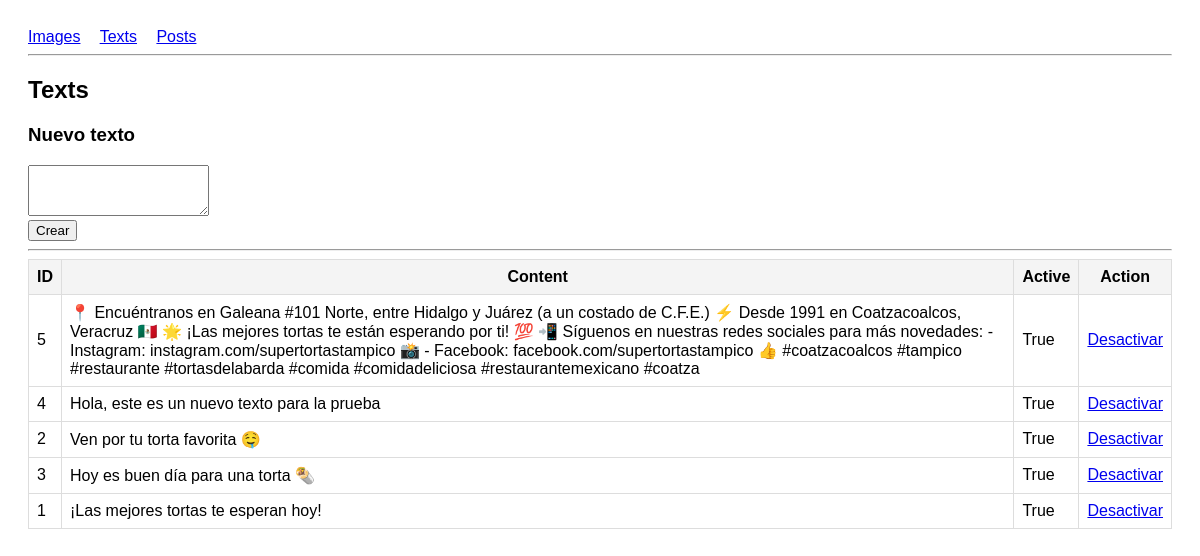
Page /admin/texts/ on the committed database.
### models/text.py (models this page shows, shortened)
class Text(db.Model):
    __tablename__ = "texts"
    id         = db.Column(db.Integer, primary_key=True)
    content    = db.Column(db.String(500), nullable=False)
    active     = db.Column(db.Boolean, default=True)
    created_at = db.Column(db.DateTime, default=datetime.utcnow)

### admin/texts.py (the view)
@admin_texts.route("/")
def index():
    texts = Text.query.order_by(Text.created_at.desc()).all()
    return render_template("/admin/texts.html", texts=texts)

### templates/admin/texts.html
{% extends "admin/layout.html" %}
{% block content %}
<h2>Texts</h2>
<h3>Nuevo texto</h3>
<form action="/admin/texts/create" method="POST">
  <textarea name="content" rows="3" required></textarea>
  <br>
  <button type="submit">Crear</button>
</form>
<hr>
<table>
  <tr>
    <th>ID</th>
    <th>Content</th>
    <th>Active</th>
    <th>Action</th>
  </tr>
  {% for text in texts %}
  <tr>
    <td>{{ text.id }}</td>
    <td>{{ text.content }}</td>
    <td>{{ text.active }}</td>
    <td>
      <a href="/admin/texts/{{ text.id }}/toggle">
        {{ "Desactivar" if text.active else "Activar" }}
      </a>
    </td>
  </tr>
  {% endfor %}
</table>
{% endblock %}

### templates/admin/layout.html (style rules this page uses)
body { font-family: Arial; padding: 20px; }
table { border-collapse: collapse; width: 100%; }
th, td { border: 1px solid #ddd; padding: 8px; }
th { background: #f4f4f4; }

### rows in the picture
Text: id "5", content "📍 Encuéntranos en Galeana #101 Norte, entre Hidalgo y Juárez (a un costado de C.F.E.) ⚡ Desde 1991 en Coatzacoalcos, Veracruz 🇲🇽 🌟 ¡Las mejores tortas te están esperando por ti! 💯 📲 Síguenos en nuestras redes sociales para más novedades: - Instagram: instagram.com/supertortastampico 📸 - Facebook: facebook.com/supertortastampico 👍 #coatzacoalcos #tampico #restaurante #tortasdelabarda #comida #comidadeliciosa #restaurantemexicano #coatza", active "True", active "Desactivar"
Text: id "4", content "Hola, este es un nuevo texto para la prueba", active "True", active "Desactivar"
Text: id "2", content "Ven por tu torta favorita 🤤", active "True", active "Desactivar"
Text: id "3", content "Hoy es buen día para una torta 🌯", active "True", active "Desactivar"
Text: id "1", content "¡Las mejores tortas te esperan hoy!", active "True", active "Desactivar"
